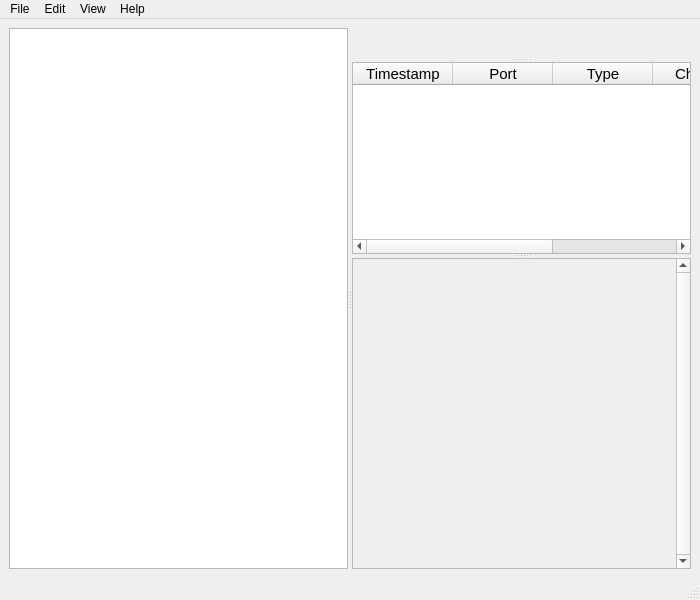
<?xml version="1.0" encoding="UTF-8"?>
<ui version="4.0">
 <class>MainWindow</class>
 <widget class="QMainWindow" name="MainWindow">
  <property name="geometry">
   <rect>
    <x>0</x>
    <y>0</y>
    <width>700</width>
    <height>600</height>
   </rect>
  </property>
  <property name="windowTitle">
   <string>PKMidiCron</string>
  </property>
  <property name="unifiedTitleAndToolBarOnMac">
   <bool>true</bool>
  </property>
  <widget class="QWidget" name="centralwidget">
   <layout class="QVBoxLayout" name="verticalLayout">
    <item>
     <widget class="QSplitter" name="outerSplitter">
      <property name="orientation">
       <enum>Qt::Horizontal</enum>
      </property>
      <widget class="ListWidget" name="bindingsList">
       <property name="minimumSize">
        <size>
         <width>200</width>
         <height>0</height>
        </size>
       </property>
      </widget>
      <widget class="QSplitter" name="innerSplitter">
       <property name="orientation">
        <enum>Qt::Vertical</enum>
       </property>
       <widget class="Simulator" name="simulator" native="true"/>
       <widget class="QTableWidget" name="activityLog">
        <property name="font">
         <font>
          <pointsize>11</pointsize>
         </font>
        </property>
        <property name="editTriggers">
         <set>QAbstractItemView::NoEditTriggers</set>
        </property>
        <property name="selectionMode">
         <enum>QAbstractItemView::SingleSelection</enum>
        </property>
        <property name="selectionBehavior">
         <enum>QAbstractItemView::SelectRows</enum>
        </property>
        <property name="showGrid">
         <bool>false</bool>
        </property>
        <attribute name="horizontalHeaderDefaultSectionSize">
         <number>100</number>
        </attribute>
        <attribute name="horizontalHeaderHighlightSections">
         <bool>false</bool>
        </attribute>
        <attribute name="horizontalHeaderMinimumSectionSize">
         <number>2</number>
        </attribute>
        <attribute name="horizontalHeaderStretchLastSection">
         <bool>true</bool>
        </attribute>
        <attribute name="verticalHeaderVisible">
         <bool>false</bool>
        </attribute>
        <attribute name="verticalHeaderDefaultSectionSize">
         <number>15</number>
        </attribute>
        <attribute name="verticalHeaderMinimumSectionSize">
         <number>15</number>
        </attribute>
        <column>
         <property name="text">
          <string>Timestamp</string>
         </property>
        </column>
        <column>
         <property name="text">
          <string>Port</string>
         </property>
        </column>
        <column>
         <property name="text">
          <string>Type</string>
         </property>
        </column>
        <column>
         <property name="text">
          <string>Channel</string>
         </property>
        </column>
        <column>
         <property name="text">
          <string>Data</string>
         </property>
        </column>
       </widget>
       <widget class="ScrollArea" name="bindingPropertiesScroller">
        <property name="sizePolicy">
         <sizepolicy hsizetype="Expanding" vsizetype="Expanding">
          <horstretch>0</horstretch>
          <verstretch>1</verstretch>
         </sizepolicy>
        </property>
        <property name="verticalScrollBarPolicy">
         <enum>Qt::ScrollBarAlwaysOn</enum>
        </property>
        <property name="horizontalScrollBarPolicy">
         <enum>Qt::ScrollBarAlwaysOff</enum>
        </property>
        <property name="widgetResizable">
         <bool>true</bool>
        </property>
        <widget class="BindingProperties" name="bindingProperties">
         <property name="geometry">
          <rect>
           <x>0</x>
           <y>0</y>
           <width>317</width>
           <height>295</height>
          </rect>
         </property>
        </widget>
       </widget>
      </widget>
     </widget>
    </item>
   </layout>
  </widget>
  <widget class="QMenuBar" name="menubar">
   <property name="geometry">
    <rect>
     <x>0</x>
     <y>0</y>
     <width>700</width>
     <height>22</height>
    </rect>
   </property>
   <widget class="QMenu" name="menuFile">
    <property name="title">
     <string>File</string>
    </property>
    <addaction name="actionNew"/>
    <addaction name="actionOpen"/>
    <addaction name="actionSave"/>
    <addaction name="actionSaveAs"/>
    <addaction name="actionAbout"/>
    <addaction name="actionPreferences"/>
    <addaction name="separator"/>
    <addaction name="actionExit"/>
   </widget>
   <widget class="QMenu" name="menuView">
    <property name="title">
     <string>View</string>
    </property>
    <addaction name="actionToggleSimulator"/>
    <addaction name="actionToggleLog"/>
    <addaction name="actionToggleBindingProperties"/>
   </widget>
   <widget class="QMenu" name="menuEdit">
    <property name="title">
     <string>Edit</string>
    </property>
    <addaction name="actionAddBinding"/>
    <addaction name="actionDeleteBinding"/>
    <addaction name="separator"/>
    <addaction name="actionClearLog"/>
   </widget>
   <widget class="QMenu" name="menuHelp">
    <property name="title">
     <string>Help</string>
    </property>
    <addaction name="actionShowHelp"/>
    <addaction name="separator"/>
    <addaction name="actionGo_Home"/>
   </widget>
   <addaction name="menuFile"/>
   <addaction name="menuEdit"/>
   <addaction name="menuView"/>
   <addaction name="menuHelp"/>
  </widget>
  <widget class="QStatusBar" name="statusbar"/>
  <action name="actionOpen">
   <property name="text">
    <string>&amp;Open</string>
   </property>
   <property name="shortcut">
    <string>Ctrl+O</string>
   </property>
  </action>
  <action name="actionSave">
   <property name="text">
    <string>&amp;Save...</string>
   </property>
   <property name="shortcut">
    <string>Ctrl+S</string>
   </property>
  </action>
  <action name="actionSaveAs">
   <property name="text">
    <string>S&amp;ave As</string>
   </property>
   <property name="shortcut">
    <string>Ctrl+Shift+S</string>
   </property>
  </action>
  <action name="actionAbout">
   <property name="text">
    <string>About</string>
   </property>
   <property name="menuRole">
    <enum>QAction::AboutRole</enum>
   </property>
  </action>
  <action name="actionNew">
   <property name="text">
    <string>New</string>
   </property>
   <property name="shortcut">
    <string>Ctrl+N</string>
   </property>
  </action>
  <action name="actionToggleSimulator">
   <property name="text">
    <string>Simulator</string>
   </property>
   <property name="shortcut">
    <string>Ctrl+1</string>
   </property>
  </action>
  <action name="actionToggleLog">
   <property name="text">
    <string>Activity Log</string>
   </property>
   <property name="shortcut">
    <string>Ctrl+2</string>
   </property>
  </action>
  <action name="actionToggleBindingProperties">
   <property name="text">
    <string>Binding Properties</string>
   </property>
   <property name="shortcut">
    <string>Ctrl+3</string>
   </property>
  </action>
  <action name="actionPreferences">
   <property name="text">
    <string>Preferences</string>
   </property>
   <property name="menuRole">
    <enum>QAction::PreferencesRole</enum>
   </property>
  </action>
  <action name="actionAddBinding">
   <property name="text">
    <string>Add Binding</string>
   </property>
   <property name="shortcut">
    <string>Ctrl+A</string>
   </property>
  </action>
  <action name="actionDeleteBinding">
   <property name="enabled">
    <bool>false</bool>
   </property>
   <property name="text">
    <string>Delete Binding</string>
   </property>
   <property name="shortcut">
    <string>Backspace</string>
   </property>
  </action>
  <action name="actionClearLog">
   <property name="enabled">
    <bool>false</bool>
   </property>
   <property name="text">
    <string>Clear Log</string>
   </property>
   <property name="shortcut">
    <string>Ctrl+Backspace</string>
   </property>
  </action>
  <action name="actionShowHelp">
   <property name="text">
    <string>Show Help</string>
   </property>
  </action>
  <action name="actionExit">
   <property name="text">
    <string>Exit</string>
   </property>
   <property name="shortcut">
    <string/>
   </property>
  </action>
  <action name="actionGo_Home">
   <property name="text">
    <string>Go Home</string>
   </property>
   <property name="shortcut">
    <string>Ctrl+J, Ctrl+G</string>
   </property>
  </action>
 </widget>
 <customwidgets>
  <customwidget>
   <class>ListWidget</class>
   <extends>QListWidget</extends>
   <header>.util.h</header>
  </customwidget>
  <customwidget>
   <class>Simulator</class>
   <extends>QWidget</extends>
   <header>.simulator.h</header>
   <container>1</container>
  </customwidget>
  <customwidget>
   <class>ScrollArea</class>
   <extends>QScrollArea</extends>
   <header>.util.h</header>
   <container>1</container>
  </customwidget>
  <customwidget>
   <class>BindingProperties</class>
   <extends>QWidget</extends>
   <header>.bindingproperties.h</header>
   <container>1</container>
  </customwidget>
 </customwidgets>
 <resources/>
 <connections/>
</ui>
